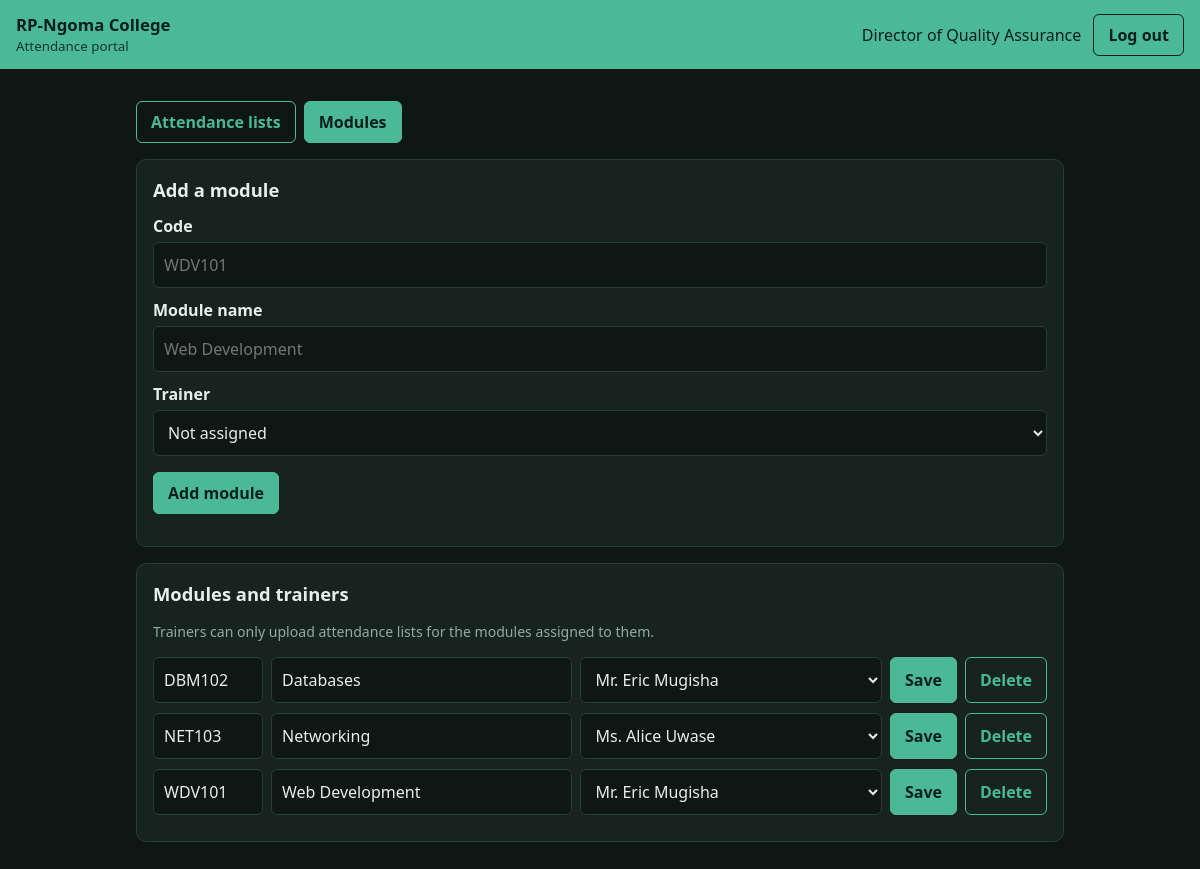
The app's page /director/modules.php (signed in) with its own data.
### tables this page shows
CREATE TABLE modules (
  id INT AUTO_INCREMENT PRIMARY KEY,
  code VARCHAR(20) NOT NULL UNIQUE,
  name VARCHAR(100) NOT NULL UNIQUE,
  trainer_id INT NULL,
  FOREIGN KEY (trainer_id) REFERENCES users(id) ON DELETE SET NULL
);

CREATE TABLE users (
  id INT AUTO_INCREMENT PRIMARY KEY,
  username VARCHAR(50) NOT NULL UNIQUE,
  password_hash VARCHAR(255) NOT NULL,
  full_name VARCHAR(120) NOT NULL,
  role ENUM('trainer','student','director') NOT NULL,
  phone VARCHAR(20) NULL,           
  reg_no VARCHAR(30) NULL UNIQUE    
);

### director/modules.php (the view, shortened to what this page needs)
<?php
require_once __DIR__ . '/../includes/bootstrap.php';
$pdo = db();
$trainers = $pdo->query('SELECT id, full_name FROM users WHERE role="trainer" ORDER BY full_name')->fetchAll();
$mods = $pdo->query('SELECT * FROM modules ORDER BY name')->fetchAll();
function trainer_select(array $trainers, $sel): string {
    $h = '<select name="trainer_id" aria-label="Trainer"><option value="">Not assigned</option>';
    foreach ($trainers as $t) $h .= '<option value="' . (int)$t['id'] . '"' . ((int)$sel === (int)$t['id'] ? ' selected' : '') . '>' . e($t['full_name']) . '</option>';
    return $h . '</select>';
}
page_start('Modules'); ?>
<p class="row"><a class="btn ghost" href="<?= e(url('director/')) ?>">Attendance lists</a> <a class="btn" href="<?= e(url('director/modules')) ?>">Modules</a></p>
<div class="card"><h2>Add a module</h2>
<form method="post"><input type="hidden" name="csrf" value="<?= csrf() ?>"><input type="hidden" name="action" value="add">
<label for="code">Code</label><input id="code" name="code" maxlength="20" placeholder="WDV101" required>
<label for="name">Module name</label><input id="name" name="name" maxlength="100" placeholder="Web Development" required>
<label>Trainer</label><?= trainer_select($trainers, null) ?>
<p><button>Add module</button></p></form></div>
<div class="card"><h2>Modules and trainers</h2>
<p class="hint">Trainers can only upload attendance lists for the modules assigned to them.</p>
<?php foreach ($mods as $m): ?>
<form method="post" class="modrow"><input type="hidden" name="csrf" value="<?= csrf() ?>"><input type="hidden" name="id" value="<?= (int)$m['id'] ?>">
<input name="code" value="<?= e($m['code']) ?>" maxlength="20" aria-label="Code" required>
<input name="name" value="<?= e($m['name']) ?>" maxlength="100" aria-label="Module name" required>
<?= trainer_select($trainers, $m['trainer_id']) ?>
<button name="action" value="update">Save</button>
<button name="action" value="delete" class="ghost" onclick="return confirm('Delete this module?')">Delete</button></form>
<?php endforeach; ?></div>
<?php page_end();

### includes/bootstrap.php (shortened to what this page needs)
<?php
function base_url(): string {
    static $b;
    if ($b === null) {
        $root = str_replace('\\', '/', realpath(__DIR__ . '/..'));
        $doc  = str_replace('\\', '/', realpath($_SERVER['DOCUMENT_ROOT']));
        $b = rtrim(substr($root, strlen($doc)), '/') . '/';
    }
    return $b;
}
function url(string $path = ''): string { return base_url() . ltrim($path, '/'); }
function e($v): string { return htmlspecialchars((string)$v, ENT_QUOTES, 'UTF-8'); }
function user() { return $_SESSION['user'] ?? null; }
function flash(?string $msg = null, string $type = 'ok') {
    $f = $_SESSION['flash'] ?? null; unset($_SESSION['flash']); return $f;
}
function page_start(string $title): void {
    $u = user(); $f = flash(); ?>
<!DOCTYPE html><html lang="en"><head><meta charset="utf-8"><meta name="viewport" content="width=device-width,initial-scale=1">
<title><?= e($title) ?> · RP-Ngoma College</title><link rel="stylesheet" href="<?= e(url('assets/style.css')) ?>"></head><body>
<header><div><h1>RP-Ngoma College</h1><small>Attendance portal</small></div>
<?php if ($u): ?><div><?= e($u['full_name']) ?> <a class="btn ghost" href="<?= e(url('logout')) ?>">Log out</a></div><?php endif; ?></header>
<main><?php if ($f): ?><div class="msg <?= e($f[1]) ?>"><?= e($f[0]) ?></div><?php endif;
}
function page_end(): void { echo '</main></body></html>'; }

### assets/style.css (style rules this page uses)
:root { color-scheme:dark;--bg:#0e1714;--surface:#16231e;--ink:#e6efeb;--mute:#97a9a1;--line:#2a3c35;--brand:#4cb996;--on:#08201a;--accent:#e5b04a;--ok:#5fd18a;--warn:#e5b04a;--bad:#ff8a80 }
* { box-sizing:border-box }
body { margin:0;background:var(--bg);color:var(--ink);font:16px/1.5 system-ui,-apple-system,"Segoe UI",sans-serif }
header { background:var(--brand);color:var(--on);padding:12px 16px;display:flex;justify-content:space-between;align-items:center;gap:12px;flex-wrap:wrap }
header h1 { font-size:1.05rem;margin:0 }
header small { opacity:.85;display:block }
header .btn { color:var(--on);border-color:var(--on);margin-left:8px }
main { max-width:960px;margin:0 auto;padding:16px }
.card { background:var(--surface);border:1px solid var(--line);border-radius:10px;padding:16px;margin-bottom:16px }
h2 { font-size:1.15rem;margin:0 0 10px }
label { display:block;font-weight:700;margin:10px 0 4px }
input,select { width:100%;padding:10px;border:1px solid var(--line);border-radius:6px;background:var(--bg);color:var(--ink);font:inherit }
button,.btn { font:inherit;font-weight:700;padding:8px 14px;border-radius:6px;border:1px solid var(--brand);background:var(--brand);color:var(--on);cursor:pointer;text-decoration:none;display:inline-block }
.btn.ghost { background:transparent;color:var(--brand) }
header .btn.ghost { color:var(--on) }
.row { display:flex;gap:8px;align-items:center }
.mute,.hint { color:var(--mute) }
.hint { font-size:.88rem }
.modrow { display:grid;grid-template-columns:110px 1fr 1fr auto auto;gap:8px;margin-bottom:10px }
button.ghost { background:transparent;color:var(--brand) }

### records on screen
modules: code "DBM102", name "Databases", trainer_id "Mr. Eric Mugisha"
modules: code "NET103", name "Networking", trainer_id "Ms. Alice Uwase"
modules: code "WDV101", name "Web Development", trainer_id "Mr. Eric Mugisha"

### other values on screen
$u['full_name'] "Director of Quality Assurance"
